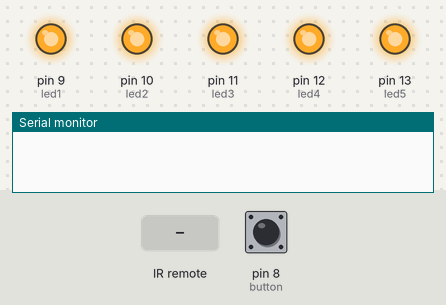
Recording of a sketch running on a simulated Arduino Uno, built with avr-gcc and run on an emulated ATmega328P. Shown: output pins drawn as LEDs (lit = HIGH), the last lines printed to the serial monitor. The test bench sets the inputs (shaded band); at power-on: pin 8 (button) LOW.

Above: at 1.2 s.
1.3 s: infrared code 0xDDDDDDD2 received
At 2.0 s:
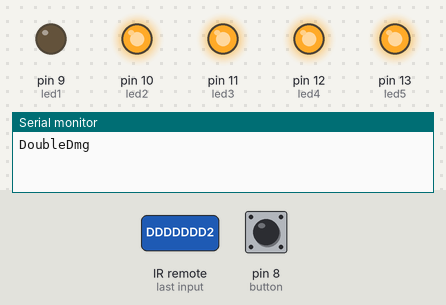
2.9 s: infrared code 0xBBBBBBB2 received
At 3.3 s:
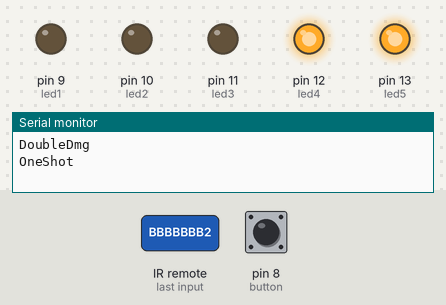
Timing chart, 0 to 5.9 s (numbered marks = the images above; inputs shaded):
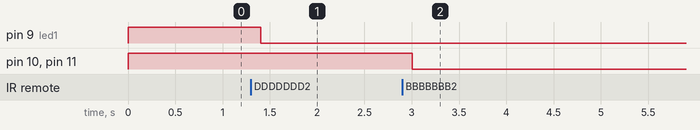

Measured:
- after the input at 1.3 s, pin 9 (led1): HIGH → LOW after 0.10 s
- after the input at 2.9 s, pin 10 (led2), pin 11 (led3): HIGH → LOW after 0.11 s

The sketch:

tank_power_1.ino
```cpp
//TANK 1
#include<IRremote.h>
int rec = 4;

#define button 8
long int normalAttk = 2863311522;        //AAAAAA2
long int doubleDmg = 3722304978;        //DDDDDDD2
long int medkit = 3435973826;           //CCCCCCC2
long int freeze = 4294967282;           //FFFFFFF2
long int oneShot = 3149642674;          //BBBBBBB2

long int tdoubleDmg = 3722304989;        //DDDDDDDD  power=1
long int tmedkit = 3435973836;           //CCCCCCCC  power=2
long int tfreeze = 4294967295;           //FFFFFFFF  power=3
long int toneShot = 3149642683;          //BBBBBBBB  power=4

IRsend irsend;
IRrecv IRrec(rec);
decode_results results;
int health = 100;
int power = 0;
int flag = 0;

unsigned long startM;
unsigned long currentM;

int led1 = 9;
int led2 = 10;
int led3 = 11;
int led4 = 12;
int led5 = 13;

void setup() {
  Serial.begin(9600);
  IRrec.enableIRIn();
  pinMode(button, INPUT);

  pinMode(led1, OUTPUT);
  pinMode(led2, OUTPUT);
  pinMode(led3, OUTPUT);
  pinMode(led4, OUTPUT);
  pinMode(led5, OUTPUT);

  digitalWrite(led1, HIGH);
  digitalWrite(led2, HIGH);
  digitalWrite(led3, HIGH);
  digitalWrite(led4, HIGH);
  digitalWrite(led5, HIGH);
}

void loop()
{
  if (digitalRead(button) == 1)       //D8 of arduino is connected to D4 of nodeMCU
  {
    switch (power) {
      //Normal shoot
      case 0:
        //digitalWrite(LED_BUILTIN, HIGH);
        irsend.sendNEC(0xAAAAAAA1, 32);
        Serial.println("NormalAttk Sent");
        delay(100);
        break;
      //Double Power
      case 1:
        irsend.sendNEC(0xDDDDDDD1, 32);
        Serial.println("Double Power Sent");
        delay(100);
        break;
      //MEDKIT
      case 2:
        health += 20;
        Serial.println("Medkit Used");
        delay(100);
        break;
       //OneShotKill
      case 4:
        irsend.sendNEC(0xBBBBBBB1, 32);
        Serial.println("Oneshot Sent");
        delay(100);
        flag=0;
        break;
      default:
      Serial.println("Default Case");
      delay(100);
      break;
    }
    IRrec.enableIRIn();
  }
  else
  {
    delay(100);
    ///freeze and health
    if (health > 0 && power != 3) {
      if (IRrec.decode(&results)) {
        if (results.value == normalAttk) {
          health =health-10;
          Serial.println("NormalAttk");
          Serial.println(health);
          delay(100);
        }
        else if (results.value == doubleDmg) {
          health -= 20;
          Serial.println("DoubleDmg");
          delay(100);
        }
        else if (results.value == oneShot) {
          if(health >40) health=40;
          else health=0;
          Serial.println("OneShot");
          delay(100);
        }
        else if (results.value == tdoubleDmg) {
          startM = millis();
          power = 1;
          flag = 1;
          Serial.println("Double dmg power");
          delay(100);
        }
        else if (results.value == tmedkit) {
          startM = millis();
          power = 2;
          flag = 1;
          Serial.println("MedKit power");
          delay(100);
        }
        else if (results.value == tfreeze) {
          startM = millis();
          power = 3;
          flag = 1;
          Serial.println("freeze power");
          delay(100);
        }
        else if (results.value == toneShot) {
          startM = millis();
          power = 4;
          flag = 1;
          Serial.println("One shot power");
          delay(100);
        }
        //Serial.println(power+" "+flag);
        IRrec.resume();
      }
      currentM = millis();
      if ((currentM <= startM + 45000) && (flag == 1)) {
        flag = 0;
        power = 0;
      }
    }
  }
  if (health>80) {
    digitalWrite(led1, HIGH);
    digitalWrite(led2, HIGH);
    digitalWrite(led3, HIGH);
    digitalWrite(led4, HIGH);
    digitalWrite(led5, HIGH);
    }
  else if (health <=80 && health > 60) {
    digitalWrite(led1, LOW);
    digitalWrite(led2, HIGH);
    digitalWrite(led3, HIGH);
    digitalWrite(led4, HIGH);
    digitalWrite(led5, HIGH);
  }
  else if (health <= 60 && health > 40) {
    digitalWrite(led1, LOW);
    digitalWrite(led2, LOW);
    digitalWrite(led3, HIGH);
    digitalWrite(led4, HIGH);
    digitalWrite(led5, HIGH);
  }
  else if (health <= 40 && health >20) {
    digitalWrite(led1, LOW);
    digitalWrite(led2, LOW);
    digitalWrite(led3, LOW);
    digitalWrite(led4, HIGH);
    digitalWrite(led5, HIGH);
  }
  else if (health <= 20 && health > 0) {
    digitalWrite(led1, LOW);
    digitalWrite(led2, LOW);
    digitalWrite(led3, LOW);
    digitalWrite(led4, HIGH);
    digitalWrite(led5, HIGH);
  }
}
```
